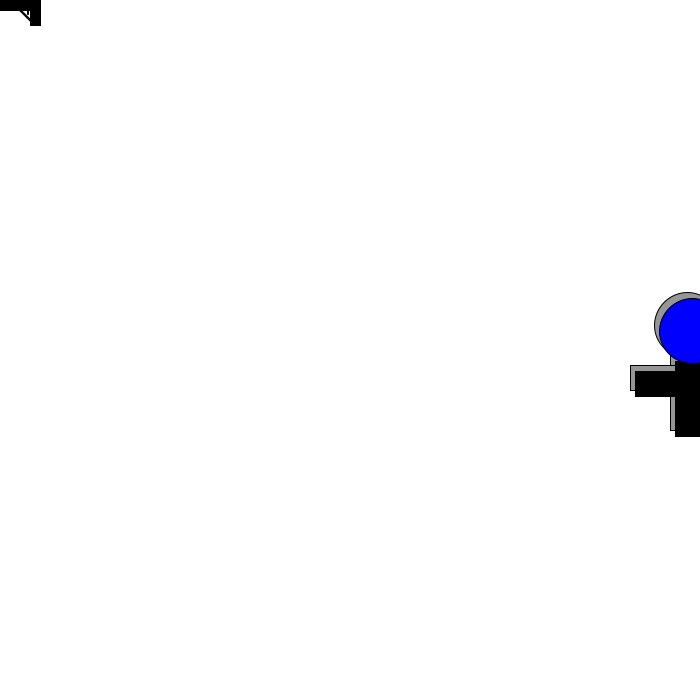
Frame 1 (no input)
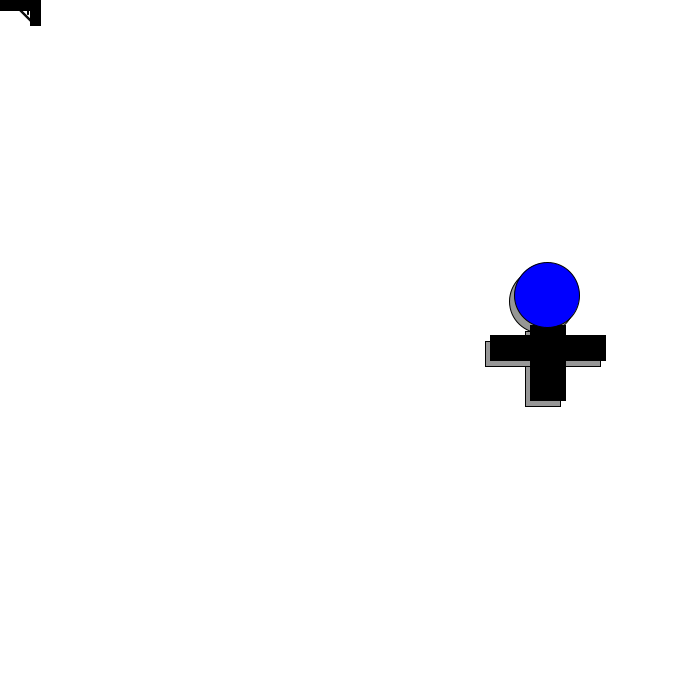
Frame 60 (the mouse pressed at the canvas centre just before this capture)
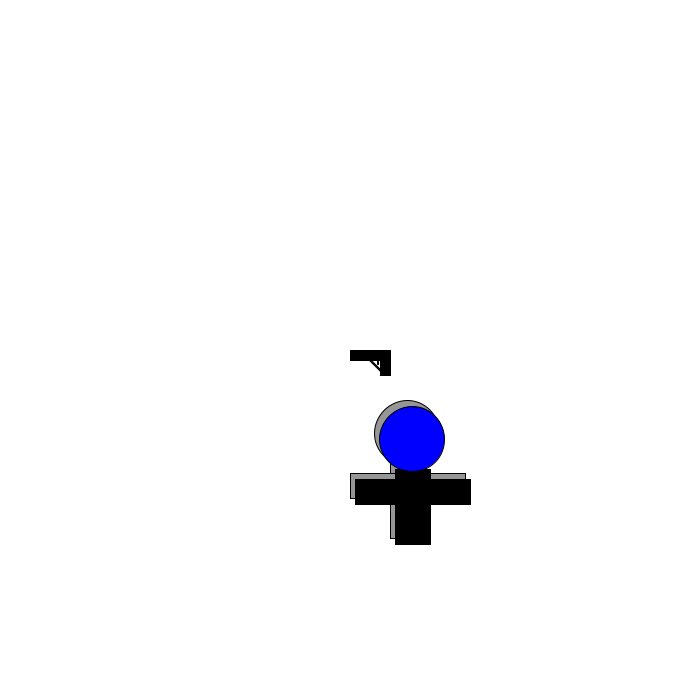
Frame 120 (the mouse held since frame 60 and released just before this capture)

The Processing sketch that drew these frames (run headless with seeded random() and noise(); from frame 60 on, the mouse is pressed at the canvas centre):

// Processing sketch: processing_118211
// ── processing_118211.pde

Bullet kyle;
 boolean go = false;
float gunX = 650;
float gunY = 350;
  float bulletposX;
  float bulletposY;
Robot marcus;
Robot frank;
 
void setup(){
  size(700,700);
  marcus= new Robot(color(150),300,500,5,6,15,15);
  frank= new Robot(color(0),100,250,5,6,15,15);
  kyle = new Bullet(color(30),gunX+20,gunY+5,-20,8);

    
 }

 
void draw() {
  background(255);
 // robots
  marcus.display();
  marcus.drive();
  frank.display();
  frank.drive();
  //Gun and Bullets
  gunX = mouseX;
  gunY = mouseY;
  if(keyPressed){
  go = true;
  fill(255,255,0);
  ellipse ( gunX-10,gunY+5,25,25);
   }

   if(go == true){
   kyle.move();
   kyle.display();
   }
   gun(); 
}
 
class Robot{
  // Data
  color c;
  float xspeed;
  float yspeed;
  float w;
  float h;
 
   
   
  //Constructor
  Robot(color tempC, float tempXpos,float tempYpos, float tempXspeed,float tempYspeed, float tempW, float tempH) {
    c=tempC;
    bulletposX=tempXpos;
    bulletposY=tempYpos;
    xspeed=tempXspeed;
    yspeed=tempYspeed;
    w=tempW;
    h=tempH;
  }
  //Functionality
  void display() {
    rectMode(CORNER);
    //body
    fill(c);
    stroke(0);
    rect(bulletposX,bulletposY,w+20,h+60);
    // head
    fill(c+255);
    stroke(0);
    ellipse(bulletposX+17,bulletposY-30,w+50,h+50);
    fill(c);
    //arms
    rect(bulletposX-40,bulletposY+10,w+30,h+10); 
    rect(bulletposX+30,bulletposY+10,w+30,h+10); 
  }
   
  void drive() {
    bulletposX=bulletposX+xspeed;
    if (bulletposX>width+30) {
      bulletposX=0;
    }
    //bounce of robot from top to bottom
  bulletposY=bulletposY+yspeed;
  if ((bulletposY>height-20) || (bulletposY<50)) {
       yspeed = yspeed * -1;   
  }
}
}
// Matt's Code
class Bullet{
 color c;
  float bSize;
  float xspeed;

 
Bullet(color tempC, float tempXpos,float tempYpos, float tempXspeed, float tempBsize) {
 
c = tempC;
bulletposX = tempXpos;
bulletposY = tempYpos;
xspeed = tempXspeed;
bSize = tempBsize;
 }
 
  void display(){
 
fill(c);
ellipse(bulletposX,bulletposY,2*bSize,bSize);
   }
    
  void move(){
  
 bulletposX=bulletposX+xspeed;
     if (bulletposX > width){
       bulletposX = 0;
   }
   if (bulletposX < 0){
    bulletposX = gunX+20;
     bulletposY = gunY+5;
     go = false;
      
     }
   }
 }
 void gun(){
   rectMode(CORNER);
   fill(0);
   rect( gunX, gunY, 40,10);
   rect( gunX + 30, gunY, 10,25);
   line( gunX + 20, gunY + 10, gunX + 30, gunY + 20);
   line( gunX + 19, gunY + 10, gunX + 30, gunY + 21);
   line( gunX + 21, gunY + 10, gunX + 30, gunY + 19);
   line( gunX + 27, gunY + 10, gunX + 27, gunY + 14);
   line( gunX + 28, gunY + 10, gunX + 28, gunY + 14);
 }
